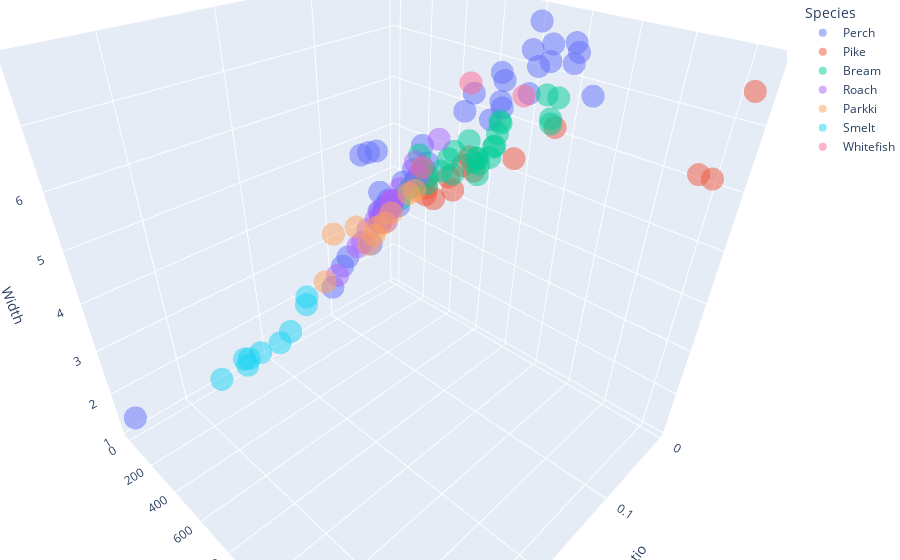

Source (notebook cell):
### Code cell
import plotly.express as px
# df = px.data.iris()
fig = px.scatter_3d(df_train, x= 'height_weight_ratio', y='Weight', z='Width',
              color='Species', size_max=18,
            opacity=0.5)

# tight layout
fig.update_layout(margin=dict(l=0, r=0, b=0, t=0))

### Figure 1 — Plotly figure (JSON) as saved in the notebook; plotly's stock layout.template omitted (floating-point values rounded to 4 significant figures)
{"data": [{"hovertemplate": "Species=Perch<br>height_weight_ratio=%{x}<br>Weight=%{y}<br>Width=%{z}<extra></extra>", "legendgroup": "Perch", "marker": {"color": "#636efa", "opacity": 0.5, "symbol": "circle"}, "mode": "markers", "name": "Perch", "scene": "scene", "showlegend": true, "type": "scatter3d", "x": [0.08917, 0.05092, 0.01516, 0.0502, 0.05175, 0.04911, 0.05979, 0.01588, 0.01951, 0.01249, 0.01193, 0.02913, 0.04106, 0.01713, 0.04554, 0.01368, 0.01532, 0.07045, 0.02661, 0.01403, 0.1103, 0.0238, 0.01164, 0.04397, 0.0333, 0.01548, 0.01358, 0.06044, 0.05222, 0.01303, 0.01845, 0.04505, 0.05146, 0.04352, 0.01516, 0.358, 0.02528, 0.047, 0.02757, 0.03578, 0.01237, 0.047, 0.0956, 0.0122, 0.03128, 0.04528, 0.02774], "y": [51.5, 120, 820, 110, 110, 130, 85, 685, 514, 1000, 1000, 250, 145, 650, 125, 840, 690, 80, 265, 850, 32, 320, 1100, 145, 197, 700, 820, 85, 100, 900, 556, 130, 115, 135, 700, 5.9, 300, 130, 260, 180, 900, 120, 40, 1015, 250, 150, 300], "z": [2.632, 3.408, 7.351, 3.995, 3.555, 3.534, 2.772, 6.864, 6.018, 7.596, 7.277, 4.566, 3.63, 6.003, 3.667, 7.796, 6.367, 4.908, 4.335, 7.106, 1.999, 4.772, 6.868, 3.825, 4.239, 6.265, 6.63, 4.908, 4.908, 7.225, 6.388, 3.624, 3.308, 3.525, 6.741, 1.408, 4.635, 3.525, 4.335, 3.683, 7.493, 3.525, 2.432, 7.462, 4.204, 3.624, 5.137]}, {"hovertemplate": "Species=Pike<br>height_weight_ratio=%{x}<br>Weight=%{y}<br>Width=%{z}<extra></extra>", "legendgroup": "Pike", "marker": {"color": "#EF553B", "opacity": 0.5, "symbol": "circle"}, "mode": "markers", "name": "Pike", "scene": "scene", "showlegend": true, "type": "scatter3d", "x": [0.01374, 0.01392, 0.01596, 0.009396, 0.02096, 0.006, 0.01854, 0.006194, 0.006553, 0.01442, 0.009974, 0.01695, 0.01903, 0.01979], "y": [567, 500, 456, 950, 300, 1600, 345, 1550, 1650, 540, 770, 430, 300, 300], "z": [4.87, 4.896, 4.322, 6.171, 4.02, 6.144, 3.977, 6.144, 7.48, 5.13, 5.376, 4.577, 4.158, 4.384]}, {"hovertemplate": "Species=Bream<br>height_weight_ratio=%{x}<br>Weight=%{y}<br>Width=%{z}<extra></extra>", "legendgroup": "Bream", "marker": {"color": "#00cc96", "opacity": 0.5, "symbol": "circle"}, "mode": "markers", "name": "Bream", "scene": "scene", "showlegend": true, "type": "scatter3d", "x": [0.03641, 0.02257, 0.02504, 0.02874, 0.02272, 0.02011, 0.01894, 0.03003, 0.0476, 0.02313, 0.0232, 0.025, 0.02027, 0.02198, 0.01855, 0.01911, 0.03945, 0.03419, 0.04092, 0.03507, 0.02134, 0.02836, 0.02335, 0.04303, 0.02631, 0.02492], "y": [340, 725, 620, 500, 720, 618.7, 955, 475, 242, 714, 700, 621, 925, 618.7, 950, 975, 390, 450, 340, 363, 700, 500, 685, 290, 575, 600], "z": [4.696, 6.053, 5.28, 4.815, 6.09, 5.134, 6.292, 5.104, 4.02, 5.851, 5.589, 5.28, 6.75, 4.927, 6.37, 6.747, 4.69, 4.844, 5.073, 4.455, 5.602, 5.279, 5.37, 4.306, 5.569, 5.171]}, {"hovertemplate": "Species=Roach<br>height_weight_ratio=%{x}<br>Weight=%{y}<br>Width=%{z}<extra></extra>", "legendgroup": "Roach", "marker": {"color": "#ab63fa", "opacity": 0.5, "symbol": "circle"}, "mode": "markers", "name": "Roach", "scene": "scene", "showlegend": true, "type": "scatter3d", "x": [0.04396, 0.05096, 0.1037, 0.05607, 0.04575, 0.0518, 0.06456, 0.04, 0.0315, 0.04295, 0.04679, 0.0387, 0.07148, 0.02432, 0.03698, 0.04458, 0.07679, 0.03061], "y": [160, 120, 40, 110, 145, 120, 87, 160, 272, 161, 140, 150, 78, 390, 200, 169, 69, 290], "z": [3.82, 3.294, 2.268, 3.396, 3.548, 3.574, 3.175, 3.8, 4.774, 3.631, 3.325, 3.754, 2.904, 5.355, 4.127, 3.835, 2.822, 4.497]}, {"hovertemplate": "Species=Parkki<br>height_weight_ratio=%{x}<br>Weight=%{y}<br>Width=%{z}<extra></extra>", "legendgroup": "Parkki", "marker": {"color": "#FFA15A", "opacity": 0.5, "symbol": "circle"}, "mode": "markers", "name": "Parkki", "scene": "scene", "showlegend": true, "type": "scatter3d", "x": [0.06715, 0.06098, 0.05173, 0.05527, 0.06994, 0.1245, 0.1096, 0.04062, 0.08228, 0.03789], "y": [145, 140, 200, 170, 120, 55, 60, 273, 90, 300], "z": [3.157, 3.294, 3.664, 3.41, 2.918, 2.326, 3.382, 4.144, 3.382, 4.234]}, {"hovertemplate": "Species=Smelt<br>height_weight_ratio=%{x}<br>Weight=%{y}<br>Width=%{z}<extra></extra>", "legendgroup": "Smelt", "marker": {"color": "#19d3f3", "opacity": 0.5, "symbol": "circle"}, "mode": "markers", "name": "Smelt", "scene": "scene", "showlegend": true, "type": "scatter3d", "x": [0.2629, 0.2274, 0.1713, 0.233, 0.1458, 0.1866, 0.2307, 0.2126, 0.1473], "y": [7.5, 8.7, 12.2, 9.7, 19.7, 12.2, 9.8, 9.8, 19.9], "z": [1.16, 1.285, 1.394, 1.345, 2.067, 1.256, 1.148, 1.277, 1.879]}, {"hovertemplate": "Species=Whitefish<br>height_weight_ratio=%{x}<br>Weight=%{y}<br>Width=%{z}<extra></extra>", "legendgroup": "Whitefish", "marker": {"color": "#FF6692", "opacity": 0.5, "symbol": "circle"}, "mode": "markers", "name": "Whitefish", "scene": "scene", "showlegend": true, "type": "scatter3d", "x": [0.0147, 0.0199, 0.02869], "y": [800, 540, 306], "z": [6.574, 6.562, 4.682]}], "layout": {"autosize": true, "legend": {"title": {"text": "Species"}, "tracegroupgap": 0}, "margin": {"b": 0, "l": 0, "r": 0, "t": 0}, "scene": {"aspectmode": "auto", "aspectratio": {"x": 1, "y": 1, "z": 1}, "camera": {"center": {"x": 0, "y": 0, "z": 0}, "eye": {"x": 0.8601, "y": 0.8601, "z": 0.8601}, "projection": {"type": "perspective"}, "up": {"x": 0, "y": 0, "z": 1}}, "domain": {"x": [0, 1], "y": [0, 1]}, "xaxis": {"title": {"text": "height_weight_ratio"}, "type": "linear"}, "yaxis": {"title": {"text": "Weight"}, "type": "linear"}, "zaxis": {"title": {"text": "Width"}, "type": "linear"}}}}
